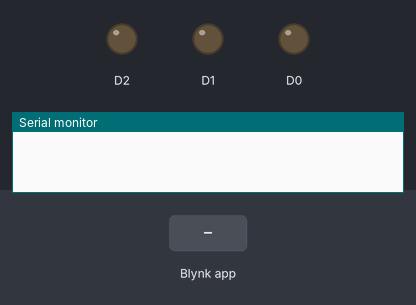
Bench run of a sketch on a simulated ESP8266 (NodeMCU). On the bench: output pins drawn as LEDs (lit = HIGH), the last lines printed to the serial monitor. The test bench sets the inputs (shaded band). WiFi joins after 1.5 s; servers stay silent unless stated.

Above: at 3.0 s.
3.1 s: Blynk app writes 0 to V0
At 4.0 s:
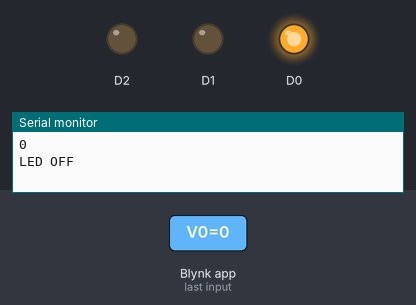
4.6 s: Blynk app writes 0 to V1
At 5.2 s:
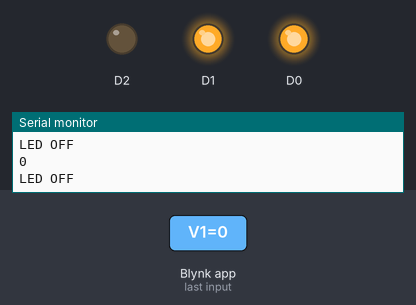
6.1 s: Blynk app writes 1 to V0
At 7.3 s:
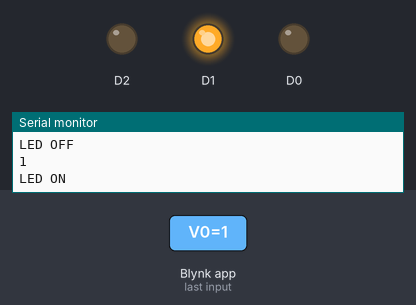
7.6 s: Blynk app writes 0 to V2
At 8.7 s:
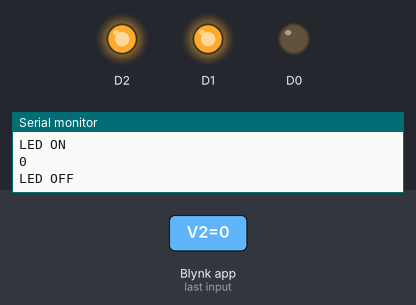
9.1 s: Blynk app writes 1 to V1
At 9.8 s:
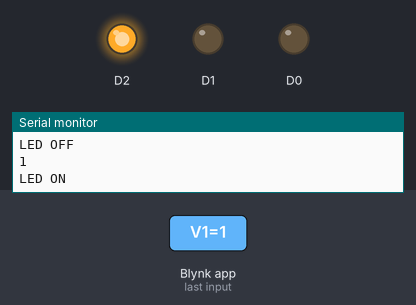
10.6 s: Blynk app writes 1 to V2
At 10.9 s:
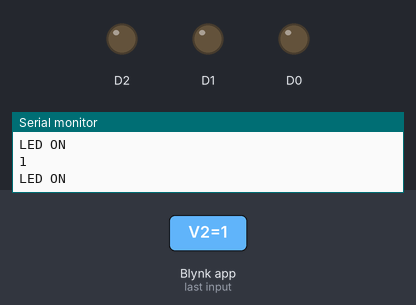
Timing chart, 0 to 13.1 s (numbered marks = the images above; inputs shaded):
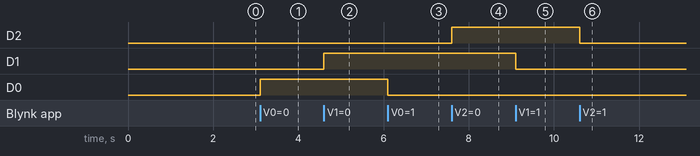

Measured:
- after the input at 3.1 s, D0: LOW → HIGH at once
- after the input at 4.6 s, D1: LOW → HIGH at once
- after the input at 6.1 s, D0: HIGH → LOW at once
- after the input at 7.6 s, D2: LOW → HIGH at once
- after the input at 9.1 s, D1: HIGH → LOW at once
- after the input at 10.6 s, D2: HIGH → LOW at once

The sketch:

Home_Automation_Blynk.ino
```cpp
#define BLYNK_TEMPLATE_ID "********"
#define BLYNK_DEVICE_NAME "*******"
#define BLYNK_AUTH_TOKEN "***********************"

#define BLYNK_PRINT Serial

#include <ESP8266WiFi.h>
#include <BlynkSimpleEsp8266.h>

char auth[] = BLYNK_AUTH_TOKEN;

char ssid[] = "************";  // type your wifi name
char pass[] =  "************";  // type your wifi password

BLYNK_WRITE(V0)
{
  int value = param.asInt();
  Serial.println(value);
  if(value == 1)
  {
    digitalWrite(D0, LOW);
    Serial.println("LED ON");
  }
  if(value == 0)
  {
     digitalWrite(D0, HIGH);
     Serial.println("LED OFF");
  }
}

BLYNK_WRITE(V1)
{
  int value = param.asInt();
  Serial.println(value);
  if(value == 1)
  {
    digitalWrite(D1, LOW);
    Serial.println("LED ON");
  }
  if(value == 0)
  {
     digitalWrite(D1, HIGH);
     Serial.println("LED OFF");
  }
}
BLYNK_WRITE(V2)
{
  int value = param.asInt();
  Serial.println(value);
  if(value == 1)
  {
    digitalWrite(D2, LOW);
    Serial.println("LED ON");
  }
  if(value == 0)
  {
     digitalWrite(D2, HIGH);
     Serial.println("LED OFF");
  }
}


void setup()
{
  Serial.begin(115200);
  Blynk.begin(auth, ssid, pass);
  pinMode(D0,OUTPUT);
  pinMode(D1,OUTPUT);
  pinMode(D2,OUTPUT);
}

void loop()
{
  Blynk.run();
}
```
